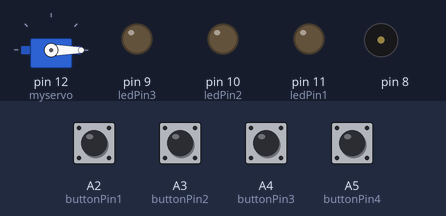
The sketch below on a simulated Arduino Uno, built with avr-gcc and run on an emulated ATmega328P. Shown: servo, output pins drawn as LEDs (lit = HIGH), buzzer (waves = sounding). Dashed ring = blinking. The inputs (shaded band) are chosen by the test bench; at power-on: A2 (buttonPin1), A3 (buttonPin2), A4 (buttonPin3), A5 (buttonPin4) LOW. Random numbers use the default seed unless the sketch sets one.

Above: at 1.2 s.
1.3 s: A5 (buttonPin4) pulled HIGH for 1 s
At 1.52 s:
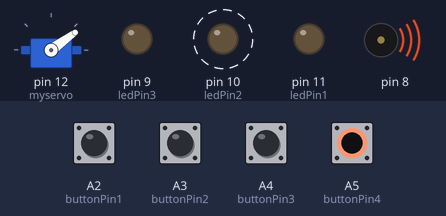
5.3 s: A2 (buttonPin1) pulled HIGH for 0.15 s
At 5.53 s:
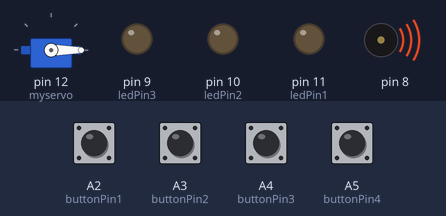
8.4 s: A3 (buttonPin2) pulled HIGH for 1 s
At 8.9 s:
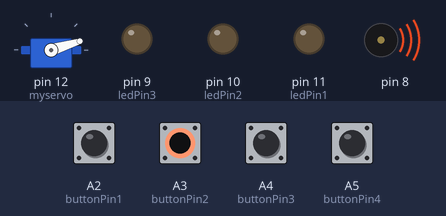
12.4 s: A4 (buttonPin3) pulled HIGH for 0.15 s
At 13.3 s:
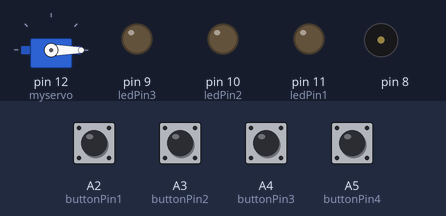
15.5 s: A5 (buttonPin4) pulled HIGH for 0.15 s
At 16.3 s:
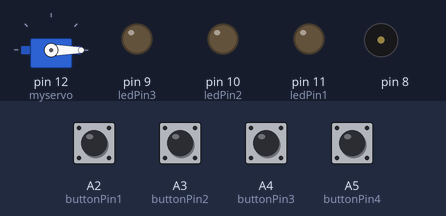
18.6 s: A5 (buttonPin4) pulled HIGH for 1 s
At 19.11 s:
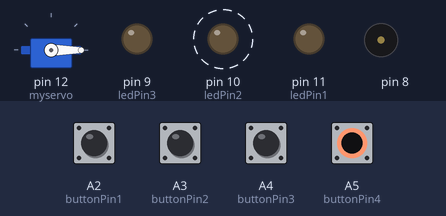
Timing chart, 0 to 69.1 s (numbered marks = the images above; inputs shaded):
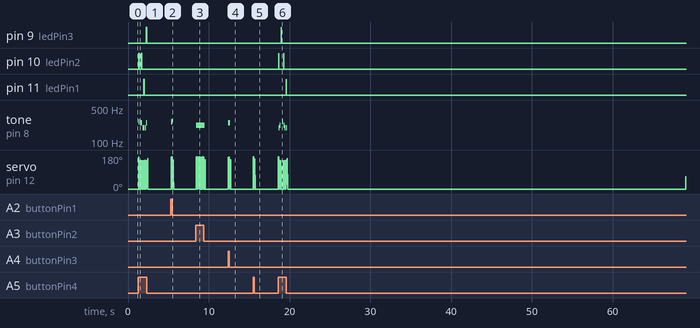

Measured:
- after the input at 1.3 s, pin 9 (ledPin3): LOW → HIGH after 0.98 s, → LOW 0.03 s later; pin 10 (ledPin2): alternates HIGH for 0.03 s and LOW for 0.29 s, 4 changes in all, then stays LOW, starting at once
- after the input at 5.3 s, tone on pin 8: silent → 262 Hz after 0.05 s, → silent 0.20 s later
- after the input at 8.4 s, tone on pin 8: silent → 220 Hz at once, → silent 1.1 s later
- after the input at 18.6 s, pin 9 (ledPin3): LOW → HIGH after 0.36 s, → LOW 0.03 s later; pin 10 (ledPin2): alternates HIGH for 0.03 s and LOW for 0.60 s, 4 changes in all, then stays LOW, starting at once

The sketch:

7_27-musical-instrument.ino
```cpp
/*
  something
*/
unsigned long previousMillis = 0;   // will store last time LED was updated
const long interval = 150;
int ledState = LOW;
int ledN;
int toneN;
int timeS = 200000;

#include "pitches.h"
#include <Servo.h>

Servo myservo;

int melody[] = {
  NOTE_C4, NOTE_G3, NOTE_G3, NOTE_A3, NOTE_G3, 0, NOTE_B3, NOTE_C4
};

// note durations: 4 = quarter note, 8 = eighth note, etc.:
int noteDurations[] = {
  4, 8, 8, 4, 4, 4, 4, 4
};

// constants won't change. They're used here to set pin numbers:
const int buttonPin1 = A2;     // the number of the pushbutton pin
const int buttonPin2 = A3;     // the number of the pushbutton pin
const int buttonPin3 = A4;     // the number of the pushbutton pin
const int buttonPin4 = A5;     // the number of the pushbutton pin
const int ledPin1 =  11;      // the number of the LED pin
const int ledPin2 =  10;      // the number of the LED pin
const int ledPin3 =  9;      // the number of the LED pin
int pos = 0;

// variables will change:
int buttonState1 = 0;         // variable for reading the pushbutton
int buttonState2 = 0;         // variable for reading the pushbutton
int buttonState3 = 0;         // variable for reading the pushbutton
int buttonState4 = 0;         // variable for reading the pushbuttonstatus

void setup() {
  myservo.attach(12);
  // initialize the LED pin as an output:
  pinMode(ledPin1, OUTPUT);
  pinMode(ledPin2, OUTPUT);
  pinMode(ledPin3, OUTPUT);
  // initialize the pushbutton pin as an input:
  pinMode(buttonPin1, INPUT);
  pinMode(buttonPin2, INPUT);
  pinMode(buttonPin3, INPUT);
  pinMode(buttonPin4, INPUT);
}

void serv() {
  if (timeS >= 0) {
    timeS -= 1;
    for (pos = 0; pos <= 180; pos += 1) { // goes from 0 degrees to 180 degrees
      // in steps of 1 degree
      myservo.write(pos);              // tell servo to go to position in variable 'pos'
    }
    for (pos = 180; pos >= 0; pos -= 1) { // goes from 180 degrees to 0 degrees
      myservo.write(pos);              // tell servo to go to position in variable 'pos'                       // waits 15ms for the servo to reach the position
    }
  } else {
    timeS = 200000;
  }
}

void loop() {
  unsigned long currentMillis = millis();

  // read the state of the pushbutton value:
  buttonState1 = digitalRead(buttonPin1);
  buttonState2 = digitalRead(buttonPin2);
  buttonState3 = digitalRead(buttonPin3);
  buttonState4 = digitalRead(buttonPin4);

  serv();
  // check if the pushbutton is pressed. If it is, the buttonState is HIGH:
  if (buttonState1 == HIGH) {
    // turn LED and tune on:
    digitalWrite(ledPin1, HIGH);
    tone(8, melody[0], 100);
  } else {
    // turn LED off:
    digitalWrite(ledPin1, LOW);
  }

  if (buttonState2 == HIGH) {
    // turn LED and tune on:
    digitalWrite(ledPin2, HIGH);
    tone(8, melody[3], 100);
  } else {
    // turn LED off:
    digitalWrite(ledPin2, LOW);
  }

  if (buttonState3 == HIGH) {
    // turn LED and tune on:
    digitalWrite(ledPin3, HIGH);
    tone(8, melody[6], 100);
  } else {
    // turn LED off:
    digitalWrite(ledPin3, LOW);
  }
  if (buttonState4 == HIGH) {
    // turn LED on randomly:
    if (currentMillis - previousMillis >= interval) {
      // save the last time you blinked the LED
      previousMillis = currentMillis;
      // if the LED is off turn it on and vice-versa:
      if (ledState == LOW) {
        ledState = HIGH;
      } else {
        ledState = LOW;
      }
      // set the LED with the ledState of the variable:

      //play random tune
      ledN = random(9, 12);
      digitalWrite(ledN, ledState);
      toneN = random(0, 7);
      tone(8, melody[toneN], 100);

    }

  } else {
    // turn LED off:
    digitalWrite(ledPin1, LOW);
    digitalWrite(ledPin2, LOW);
    digitalWrite(ledPin3, LOW);
  }
}
```

pitches.h
```cpp
/*************************************************
 * Public Constants
 *************************************************/

#define NOTE_B0  31
#define NOTE_C1  33
#define NOTE_CS1 35
#define NOTE_D1  37
#define NOTE_DS1 39
#define NOTE_E1  41
#define NOTE_F1  44
#define NOTE_FS1 46
#define NOTE_G1  49
#define NOTE_GS1 52
#define NOTE_A1  55
#define NOTE_AS1 58
#define NOTE_B1  62
#define NOTE_C2  65
#define NOTE_CS2 69
#define NOTE_D2  73
#define NOTE_DS2 78
#define NOTE_E2  82
#define NOTE_F2  87
#define NOTE_FS2 93
#define NOTE_G2  98
#define NOTE_GS2 104
#define NOTE_A2  110
#define NOTE_AS2 117
#define NOTE_B2  123
#define NOTE_C3  131
#define NOTE_CS3 139
#define NOTE_D3  147
#define NOTE_DS3 156
#define NOTE_E3  165
#define NOTE_F3  175
#define NOTE_FS3 185
#define NOTE_G3  196
#define NOTE_GS3 208
#define NOTE_A3  220
#define NOTE_AS3 233
#define NOTE_B3  247
#define NOTE_C4  262
#define NOTE_CS4 277
#define NOTE_D4  294
#define NOTE_DS4 311
#define NOTE_E4  330
#define NOTE_F4  349
#define NOTE_FS4 370
#define NOTE_G4  392
#define NOTE_GS4 415
#define NOTE_A4  440
#define NOTE_AS4 466
#define NOTE_B4  494
#define NOTE_C5  523
#define NOTE_CS5 554
#define NOTE_D5  587
#define NOTE_DS5 622
#define NOTE_E5  659
#define NOTE_F5  698
#define NOTE_FS5 740
#define NOTE_G5  784
#define NOTE_GS5 831
#define NOTE_A5  880
#define NOTE_AS5 932
#define NOTE_B5  988
#define NOTE_C6  1047
#define NOTE_CS6 1109
#define NOTE_D6  1175
#define NOTE_DS6 1245
#define NOTE_E6  1319
#define NOTE_F6  1397
#define NOTE_FS6 1480
#define NOTE_G6  1568
#define NOTE_GS6 1661
#define NOTE_A6  1760
#define NOTE_AS6 1865
#define NOTE_B6  1976
#define NOTE_C7  2093
#define NOTE_CS7 2217
#define NOTE_D7  2349
#define NOTE_DS7 2489
#define NOTE_E7  2637
#define NOTE_F7  2794
#define NOTE_FS7 2960
#define NOTE_G7  3136
#define NOTE_GS7 3322
#define NOTE_A7  3520
#define NOTE_AS7 3729
#define NOTE_B7  3951
#define NOTE_C8  4186
#define NOTE_CS8 4435
#define NOTE_D8  4699
#define NOTE_DS8 4978
```
